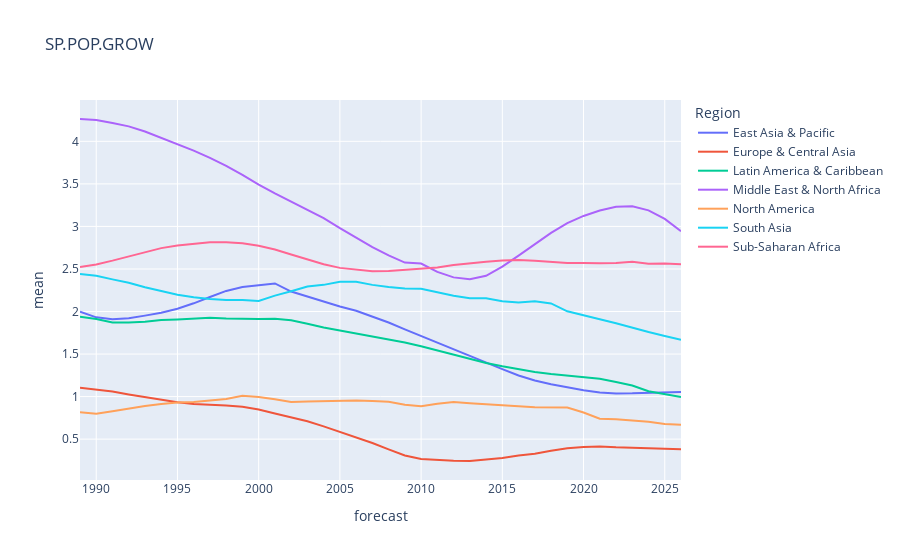

The notebook cell this image was saved under:
### Markdown cell above
##### SP.POP.GROW

### Code cell
#Find top 10 regions
ind_label = 'SP.POP.GROW'
ma_ind = data_indicators_t_reg_cols_grby['Ind'] == ind_label
ma_fcst = data_indicators_t_reg_cols_grby['forecast'] == 2026
data_plot = data_indicators_t_reg_cols_grby[ma_ind & ma_fcst]
data_plot = data_plot.sort_values('mean', ascending=False).head(10)
list_region = data_plot['Region']

#Top 10 historical data
ma_region = data_indicators_t_reg_cols_grby['Region'].isin(list_region)
data_plot_filt_region_popgrow = data_indicators_t_reg_cols_grby[ma_ind & ma_region]

#Remove nan
ma_mean_na = data_plot_filt_region_popgrow['mean'].isna()
data_plot_filt_region_popgrow = data_plot_filt_region_popgrow[~ma_mean_na]

#Plot top 10 Region
px.line(data_plot_filt_region_popgrow, x = 'forecast', y = 'mean', color = 'Region', title=ind_label)

### Figure 1 — Plotly figure (JSON) as saved in the notebook; plotly's stock layout.template omitted (floating-point values rounded to 4 significant figures)
{"data": [{"hovertemplate": "Region=East Asia & Pacific<br>forecast=%{x}<br>mean=%{y}<extra></extra>", "legendgroup": "East Asia & Pacific", "line": {"color": "#636efa", "dash": "solid"}, "marker": {"symbol": "circle"}, "mode": "lines", "name": "East Asia & Pacific", "orientation": "v", "showlegend": true, "type": "scatter", "x": [1989, 1990, 1991, 1992, 1993, 1994, 1995, 1996, 1997, 1998, 1999, 2000, 2001, 2002, 2003, 2004, 2005, 2006, 2007, 2008, 2009, 2010, 2011, 2012, 2013, 2014, 2015, 2016, 2017, 2018, 2019, 2020, 2021, 2022, 2023, 2024, 2025, 2026], "xaxis": "x", "y": [1.997, 1.931, 1.908, 1.922, 1.952, 1.985, 2.033, 2.096, 2.171, 2.242, 2.288, 2.31, 2.33, 2.234, 2.176, 2.116, 2.059, 2.01, 1.944, 1.871, 1.789, 1.71, 1.636, 1.559, 1.475, 1.396, 1.323, 1.248, 1.189, 1.145, 1.107, 1.075, 1.048, 1.037, 1.038, 1.041, 1.049, 1.055], "yaxis": "y"}, {"hovertemplate": "Region=Europe & Central Asia<br>forecast=%{x}<br>mean=%{y}<extra></extra>", "legendgroup": "Europe & Central Asia", "line": {"color": "#EF553B", "dash": "solid"}, "marker": {"symbol": "circle"}, "mode": "lines", "name": "Europe & Central Asia", "orientation": "v", "showlegend": true, "type": "scatter", "x": [1989, 1990, 1991, 1992, 1993, 1994, 1995, 1996, 1997, 1998, 1999, 2000, 2001, 2002, 2003, 2004, 2005, 2006, 2007, 2008, 2009, 2010, 2011, 2012, 2013, 2014, 2015, 2016, 2017, 2018, 2019, 2020, 2021, 2022, 2023, 2024, 2025, 2026], "xaxis": "x", "y": [1.103, 1.082, 1.06, 1.025, 0.9933, 0.9627, 0.9329, 0.912, 0.9043, 0.8957, 0.8796, 0.8492, 0.8013, 0.7562, 0.7102, 0.6505, 0.5881, 0.5171, 0.4541, 0.3791, 0.3074, 0.2664, 0.2537, 0.2449, 0.243, 0.2573, 0.2791, 0.3075, 0.3273, 0.3625, 0.3942, 0.4076, 0.4147, 0.4036, 0.3974, 0.3892, 0.3838, 0.3822], "yaxis": "y"}, {"hovertemplate": "Region=Latin America & Caribbean<br>forecast=%{x}<br>mean=%{y}<extra></extra>", "legendgroup": "Latin America & Caribbean", "line": {"color": "#00cc96", "dash": "solid"}, "marker": {"symbol": "circle"}, "mode": "lines", "name": "Latin America & Caribbean", "orientation": "v", "showlegend": true, "type": "scatter", "x": [1989, 1990, 1991, 1992, 1993, 1994, 1995, 1996, 1997, 1998, 1999, 2000, 2001, 2002, 2003, 2004, 2005, 2006, 2007, 2008, 2009, 2010, 2011, 2012, 2013, 2014, 2015, 2016, 2017, 2018, 2019, 2020, 2021, 2022, 2023, 2024, 2025, 2026], "xaxis": "x", "y": [1.939, 1.911, 1.872, 1.871, 1.88, 1.9, 1.907, 1.914, 1.928, 1.918, 1.912, 1.913, 1.916, 1.897, 1.857, 1.812, 1.776, 1.741, 1.705, 1.672, 1.637, 1.592, 1.543, 1.492, 1.442, 1.396, 1.356, 1.321, 1.29, 1.264, 1.243, 1.229, 1.209, 1.172, 1.131, 1.063, 1.028, 0.9957], "yaxis": "y"}, {"hovertemplate": "Region=Middle East & North Africa<br>forecast=%{x}<br>mean=%{y}<extra></extra>", "legendgroup": "Middle East & North Africa", "line": {"color": "#ab63fa", "dash": "solid"}, "marker": {"symbol": "circle"}, "mode": "lines", "name": "Middle East & North Africa", "orientation": "v", "showlegend": true, "type": "scatter", "x": [1989, 1990, 1991, 1992, 1993, 1994, 1995, 1996, 1997, 1998, 1999, 2000, 2001, 2002, 2003, 2004, 2005, 2006, 2007, 2008, 2009, 2010, 2011, 2012, 2013, 2014, 2015, 2016, 2017, 2018, 2019, 2020, 2021, 2022, 2023, 2024, 2025, 2026], "xaxis": "x", "y": [4.263, 4.251, 4.215, 4.176, 4.115, 4.04, 3.968, 3.89, 3.806, 3.712, 3.606, 3.491, 3.389, 3.292, 3.194, 3.098, 2.98, 2.869, 2.757, 2.659, 2.575, 2.564, 2.465, 2.401, 2.379, 2.419, 2.528, 2.657, 2.789, 2.924, 3.039, 3.123, 3.187, 3.23, 3.237, 3.189, 3.088, 2.944], "yaxis": "y"}, {"hovertemplate": "Region=North America<br>forecast=%{x}<br>mean=%{y}<extra></extra>", "legendgroup": "North America", "line": {"color": "#FFA15A", "dash": "solid"}, "marker": {"symbol": "circle"}, "mode": "lines", "name": "North America", "orientation": "v", "showlegend": true, "type": "scatter", "x": [1989, 1990, 1991, 1992, 1993, 1994, 1995, 1996, 1997, 1998, 1999, 2000, 2001, 2002, 2003, 2004, 2005, 2006, 2007, 2008, 2009, 2010, 2011, 2012, 2013, 2014, 2015, 2016, 2017, 2018, 2019, 2020, 2021, 2022, 2023, 2024, 2025, 2026], "xaxis": "x", "y": [0.8168, 0.7986, 0.8281, 0.8597, 0.8889, 0.9137, 0.9314, 0.9357, 0.9511, 0.9718, 1.009, 0.9944, 0.97, 0.9369, 0.9424, 0.9483, 0.9509, 0.9543, 0.9494, 0.9397, 0.9051, 0.8865, 0.9166, 0.9361, 0.9215, 0.9115, 0.9055, 0.8873, 0.8744, 0.8695, 0.8709, 0.8136, 0.7398, 0.7336, 0.7222, 0.7047, 0.6771, 0.6676], "yaxis": "y"}, {"hovertemplate": "Region=South Asia<br>forecast=%{x}<br>mean=%{y}<extra></extra>", "legendgroup": "South Asia", "line": {"color": "#19d3f3", "dash": "solid"}, "marker": {"symbol": "circle"}, "mode": "lines", "name": "South Asia", "orientation": "v", "showlegend": true, "type": "scatter", "x": [1989, 1990, 1991, 1992, 1993, 1994, 1995, 1996, 1997, 1998, 1999, 2000, 2001, 2002, 2003, 2004, 2005, 2006, 2007, 2008, 2009, 2010, 2011, 2012, 2013, 2014, 2015, 2016, 2017, 2018, 2019, 2020, 2021, 2022, 2023, 2024, 2025, 2026], "xaxis": "x", "y": [2.442, 2.42, 2.378, 2.337, 2.284, 2.237, 2.197, 2.167, 2.146, 2.135, 2.136, 2.123, 2.187, 2.238, 2.294, 2.313, 2.349, 2.35, 2.313, 2.289, 2.27, 2.266, 2.221, 2.185, 2.155, 2.156, 2.12, 2.105, 2.121, 2.094, 2.003, 1.953, 1.909, 1.862, 1.808, 1.758, 1.713, 1.668], "yaxis": "y"}, {"hovertemplate": "Region=Sub-Saharan Africa<br>forecast=%{x}<br>mean=%{y}<extra></extra>", "legendgroup": "Sub-Saharan Africa", "line": {"color": "#FF6692", "dash": "solid"}, "marker": {"symbol": "circle"}, "mode": "lines", "name": "Sub-Saharan Africa", "orientation": "v", "showlegend": true, "type": "scatter", "x": [1989, 1990, 1991, 1992, 1993, 1994, 1995, 1996, 1997, 1998, 1999, 2000, 2001, 2002, 2003, 2004, 2005, 2006, 2007, 2008, 2009, 2010, 2011, 2012, 2013, 2014, 2015, 2016, 2017, 2018, 2019, 2020, 2021, 2022, 2023, 2024, 2025, 2026], "xaxis": "x", "y": [2.522, 2.554, 2.598, 2.648, 2.7, 2.745, 2.777, 2.797, 2.814, 2.815, 2.802, 2.772, 2.728, 2.67, 2.61, 2.556, 2.513, 2.489, 2.473, 2.477, 2.489, 2.503, 2.518, 2.547, 2.568, 2.586, 2.6, 2.604, 2.595, 2.584, 2.571, 2.57, 2.566, 2.571, 2.586, 2.56, 2.563, 2.556], "yaxis": "y"}], "layout": {"legend": {"title": {"text": "Region"}, "tracegroupgap": 0}, "title": {"text": "SP.POP.GROW"}, "xaxis": {"anchor": "y", "domain": [0, 1], "title": {"text": "forecast"}}, "yaxis": {"anchor": "x", "domain": [0, 1], "title": {"text": "mean"}}}}
